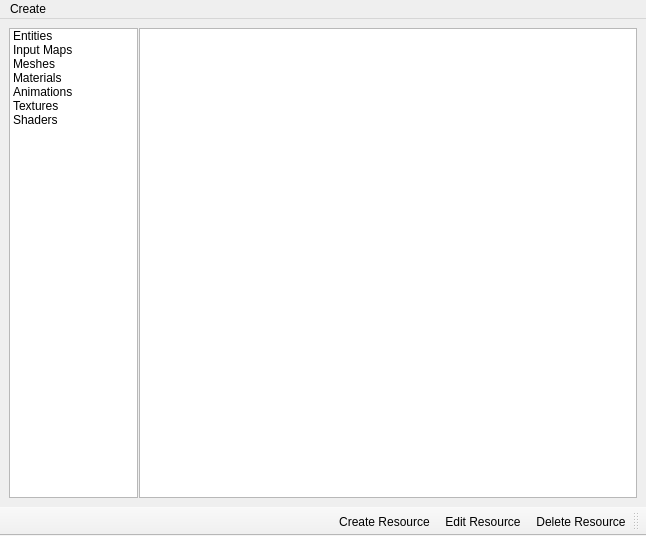
<?xml version="1.0" encoding="UTF-8"?>
<ui version="4.0">
 <class>resource_browser</class>
 <widget class="QMainWindow" name="resource_browser">
  <property name="geometry">
   <rect>
    <x>0</x>
    <y>0</y>
    <width>646</width>
    <height>536</height>
   </rect>
  </property>
  <property name="windowTitle">
   <string>Resource Browser</string>
  </property>
  <widget class="QWidget" name="m_central_widget">
   <layout class="QVBoxLayout" name="verticalLayout">
    <item>
     <widget class="QSplitter" name="m_splitter">
      <property name="orientation">
       <enum>Qt::Horizontal</enum>
      </property>
      <property name="handleWidth">
       <number>1</number>
      </property>
      <widget class="QListWidget" name="m_res_type_lw">
       <property name="sizePolicy">
        <sizepolicy hsizetype="Expanding" vsizetype="Expanding">
         <horstretch>0</horstretch>
         <verstretch>0</verstretch>
        </sizepolicy>
       </property>
       <property name="minimumSize">
        <size>
         <width>129</width>
         <height>0</height>
        </size>
       </property>
       <property name="maximumSize">
        <size>
         <width>129</width>
         <height>16777215</height>
        </size>
       </property>
       <item>
        <property name="text">
         <string>Entities</string>
        </property>
        <property name="icon">
         <iconset>
          <normalon>:/ResourceIcons/icons/default_entity.png</normalon>
         </iconset>
        </property>
       </item>
       <item>
        <property name="text">
         <string>Input Maps</string>
        </property>
        <property name="icon">
         <iconset>
          <normalon>:/ResourceIcons/icons/default_entity.png</normalon>
         </iconset>
        </property>
       </item>
       <item>
        <property name="text">
         <string>Meshes</string>
        </property>
        <property name="icon">
         <iconset>
          <normaloff>:/VecTB/icons/toolbars/meshicon.png</normaloff>
          <normalon>:/ResourceIcons/icons/default_mesh.png</normalon>:/VecTB/icons/toolbars/meshicon.png</iconset>
        </property>
       </item>
       <item>
        <property name="text">
         <string>Materials</string>
        </property>
        <property name="icon">
         <iconset>
          <normaloff>:/VecTB/icons/toolbars/maticon.png</normaloff>
          <normalon>:/ResourceIcons/icons/default_material.png</normalon>:/VecTB/icons/toolbars/maticon.png</iconset>
        </property>
       </item>
       <item>
        <property name="text">
         <string>Animations</string>
        </property>
        <property name="icon">
         <iconset>
          <normaloff>:/VecTB/icons/toolbars/animicon.png</normaloff>
          <normalon>:/ResourceIcons/icons/default_anim.png</normalon>:/VecTB/icons/toolbars/animicon.png</iconset>
        </property>
       </item>
       <item>
        <property name="text">
         <string>Textures</string>
        </property>
        <property name="icon">
         <iconset>
          <normaloff>:/VecTB/icons/toolbars/texicon.png</normaloff>
          <normalon>:/ResourceIcons/icons/default_texture.png</normalon>:/VecTB/icons/toolbars/texicon.png</iconset>
        </property>
       </item>
       <item>
        <property name="text">
         <string>Shaders</string>
        </property>
        <property name="icon">
         <iconset>
          <normaloff>:/VecTB/icons/toolbars/shadericon.png</normaloff>
          <normalon>:/ResourceIcons/icons/default_shader.png</normalon>:/VecTB/icons/toolbars/shadericon.png</iconset>
        </property>
       </item>
      </widget>
      <widget class="QListWidget" name="m_res_lw">
       <property name="gridSize">
        <size>
         <width>96</width>
         <height>96</height>
        </size>
       </property>
       <property name="viewMode">
        <enum>QListView::IconMode</enum>
       </property>
      </widget>
     </widget>
    </item>
   </layout>
  </widget>
  <widget class="QMenuBar" name="m_menubar">
   <property name="geometry">
    <rect>
     <x>0</x>
     <y>0</y>
     <width>646</width>
     <height>22</height>
    </rect>
   </property>
   <widget class="QMenu" name="m_create_menu">
    <property name="title">
     <string>Create</string>
    </property>
    <addaction name="a_create_plugin"/>
    <addaction name="a_create_map"/>
    <addaction name="a_create_entity"/>
    <addaction name="a_create_shader"/>
    <addaction name="a_create_material"/>
    <addaction name="a_create_texture"/>
    <addaction name="a_create_animation"/>
    <addaction name="a_create_mesh"/>
   </widget>
   <addaction name="m_create_menu"/>
  </widget>
  <widget class="QToolBar" name="mToolbar">
   <property name="windowTitle">
    <string>toolBar</string>
   </property>
   <property name="layoutDirection">
    <enum>Qt::RightToLeft</enum>
   </property>
   <attribute name="toolBarArea">
    <enum>BottomToolBarArea</enum>
   </attribute>
   <attribute name="toolBarBreak">
    <bool>false</bool>
   </attribute>
   <addaction name="a_del_resource"/>
   <addaction name="a_edit_resource"/>
   <addaction name="a_create_resource"/>
  </widget>
  <action name="a_create_plugin">
   <property name="text">
    <string>Plugin</string>
   </property>
  </action>
  <action name="a_create_map">
   <property name="text">
    <string>Map</string>
   </property>
  </action>
  <action name="a_create_entity">
   <property name="text">
    <string>Entity</string>
   </property>
  </action>
  <action name="a_create_shader">
   <property name="text">
    <string>Shader</string>
   </property>
  </action>
  <action name="a_create_material">
   <property name="text">
    <string>Material</string>
   </property>
  </action>
  <action name="a_create_texture">
   <property name="text">
    <string>Texture</string>
   </property>
  </action>
  <action name="a_create_animation">
   <property name="text">
    <string>Animation</string>
   </property>
  </action>
  <action name="a_create_mesh">
   <property name="text">
    <string>Mesh</string>
   </property>
  </action>
  <action name="a_create_resource">
   <property name="icon">
    <iconset resource="../toolkit.qrc">
     <normaloff>:/VecTB/icons/toolbars/New_Map.png</normaloff>
     <disabledoff>:/VecTB/icons/toolbars/New_Map_Disabled.png</disabledoff>:/VecTB/icons/toolbars/New_Map.png</iconset>
   </property>
   <property name="text">
    <string>Create Resource</string>
   </property>
   <property name="toolTip">
    <string>Create a new resource of whichever resource type is being viewed</string>
   </property>
  </action>
  <action name="a_edit_resource">
   <property name="icon">
    <iconset resource="../toolkit.qrc">
     <normaloff>:/VecTB/icons/toolbars/Edit.png</normaloff>
     <disabledoff>:/VecTB/icons/toolbars/Edit_Disabled.png</disabledoff>:/VecTB/icons/toolbars/Edit.png</iconset>
   </property>
   <property name="text">
    <string>Edit Resource</string>
   </property>
   <property name="toolTip">
    <string>Edit highlighted resource</string>
   </property>
  </action>
  <action name="a_del_resource">
   <property name="icon">
    <iconset resource="../toolkit.qrc">
     <normaloff>:/VecTB/icons/toolbars/Delete.png</normaloff>
     <disabledoff>:/VecTB/icons/toolbars/Delete_Disabled.png</disabledoff>:/VecTB/icons/toolbars/Delete.png</iconset>
   </property>
   <property name="text">
    <string>Delete Resource</string>
   </property>
   <property name="toolTip">
    <string>Delete highlighted resource</string>
   </property>
  </action>
 </widget>
 <resources>
  <include location="../toolkit.qrc"/>
 </resources>
 <connections>
  <connection>
   <sender>m_res_type_lw</sender>
   <signal>itemSelectionChanged()</signal>
   <receiver>resource_browser</receiver>
   <slot>change_resource_type()</slot>
   <hints>
    <hint type="sourcelabel">
     <x>57</x>
     <y>115</y>
    </hint>
    <hint type="destinationlabel">
     <x>126</x>
     <y>25</y>
    </hint>
   </hints>
  </connection>
 </connections>
 <slots>
  <slot>change_resource_type()</slot>
 </slots>
</ui>
